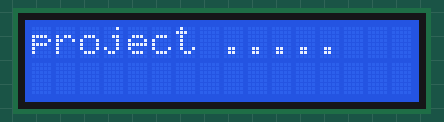
This program was run on a simulated ATmega328P, built with avr-gcc and emulated at 8 MHz (the files do not name the chip). On the bench: 16×2 character LCD. Wiring (inferred from the names in the program): character LCD (HD44780): RS PD2; E PD3; data PD4, PD5, PD6, PD7.

Above: at 0.1 s.
At 1.1 s:
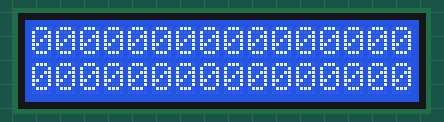

The program:

main.c
```c
/**
	@author Thomas Grunenberg
	@version 0.1
	@file main.c
	@brief Software for Lev. Magnet
*/

/**
	@brief The CPU speed in Hz
*/
#define F_CPU 8000000UL


/******************************************************************************/
/* INCLUDED FILES                                                             */
/******************************************************************************/
#include <avr/io.h>
#include <avr/interrupt.h>
#include <util/delay.h>
#include "lcd.h"
#include "uart.h"

uint8_t a;
char str[16];


int main(void){

	uart_init();
	lcd_init();

	lcd_string("project .....");
	lcd_setcursor(0, 2);
	_delay_ms(1000);
	lcd_clear();

	for(;;){

		a = uart_receive();
		lcd_string(str);

		sprintf(str, "%i", a);


		//lcd_setcursor(0, 2);
		//uart_send('a');

	}


	return 0;
}
/******************************************************************************/
```

uart.c
```c
/**
	@author Thomas Grunenberg
	@version 0.1
	@file uart.c
	@brief Simple Uart communication
*/
//#define F_CPU 16000000UL
#define F_CPU 8000000UL

#define BAUD 38400UL


/******************************************************************************/
/* INCLUDED FILES                                                             */
/******************************************************************************/
#include <avr/io.h>
#include <avr/interrupt.h>
#include "uart.h"
/******************************************************************************/

// Calculate value
#define UBRR_VAL ((F_CPU+BAUD*8)/(BAUD*16)-1) // round
#define BAUD_REAL (F_CPU/(16*(UBRR_VAL+1))) // real baudrate
#define BAUD_ERROR ((BAUD_REAL*1000)/BAUD) // 1000 is no aberration
#if ((BAUD_ERROR<990) || (BAUD_ERROR>1010))
	#error The aberration is to big.
#endif

/******************************************************************************/
/* Global Memory                                                              */
/******************************************************************************/

volatile uint8_t buffer;


/******************************************************************************/
/* FUNCTIONS                                                                  */
/******************************************************************************/

/**
	@brief Init the PORTx and DDRx register for the I/O setup
*/
void uart_init(void){

	DDRD &= ~(1 << DDD0);		// PD0 as Input
	PORTD &= ~( 1 << PD0);		// NO Pullup for PD0
	DDRD |= (1 << DDD1);		// PD1 as Output
	PORTD &= ~( 1 << PD1);

	// Clear buffer
	buffer = 0;

	// Set speed
	UBRR0H = UBRR_VAL >> 8;
	UBRR0L = UBRR_VAL & 0xFF;

	UCSR0B |= (1<<TXEN0) | (1<<RXEN0) |(1 << RXCIE0);  // enable UART, TX,RX and INT
	UCSR0C = (1 << UCSZ01)|(1 << UCSZ00); // Asynchron 8N1


}
/******************************************************************************/

void uart_send(uint8_t out){

	// Wait for free output buffer
	while (!(UCSR0A & (1<<UDRE0)))
			;

	// Send value
    UDR0 = out;
}
/******************************************************************************/

uint8_t uart_receive(void){
	uint8_t sreg = SREG;
	uint8_t out;
	cli();

	out = buffer;

	SREG = sreg;

	return out;
}
/******************************************************************************/


ISR(USART_RX_vect){
	buffer = UDR0;
}
/******************************************************************************/
```

uart.h
```c
/**
	@author Thomas Grunenberg
	@version 0.1
	@file uart.h
	@brief Simple Uart communication
*/

#ifndef UART_H
#define UART_H


void uart_init(void);

void uart_send(uint8_t out);
uint8_t uart_receive(void);


#endif
```

lcd.c
```c
// control a HD44780 compatible LCD in 4-Bit-Interfacemode


#include <avr/io.h>
#include "lcd.h"
#include <util/delay.h>

////////////////////////////////////////////////////////////////////////////////
// Generate a Enable-Puls
static void lcd_enable( void )
{
    LCD_PORT |= (1<<LCD_EN);     // Enable auf 1 setzen
    _delay_us( LCD_ENABLE_US );  // kurze Pause
    LCD_PORT &= ~(1<<LCD_EN);    // Enable auf 0 setzen
}

////////////////////////////////////////////////////////////////////////////////
// Send 4-bit output operation to LCD
static void lcd_out( uint8_t data )
{
    data &= 0xF0;                       // mask highnibble

    LCD_PORT &= ~(0xF0>>(4-LCD_DB));    // delete mask
    LCD_PORT |= (data>>(4-LCD_DB));     // set Bits
    lcd_enable();
}

////////////////////////////////////////////////////////////////////////////////
// Initialialise
void lcd_init( void )
{
    // switch used Pins to output mode
    uint8_t pins = (0x0F << LCD_DB) |           // 4 Datalines
                   (1<<LCD_RS) |                // R/S Line
                   (1<<LCD_EN);                 // Enable line
    LCD_DDR |= pins;

    // all outputs to zero
    LCD_PORT &= ~pins;

    // wait for the LCD to be ready
    _delay_ms( LCD_BOOTUP_MS );

    // send Soft-Reset
    lcd_out( LCD_SOFT_RESET );
    _delay_ms( LCD_SOFT_RESET_MS1 );

    lcd_enable();
    _delay_ms( LCD_SOFT_RESET_MS2 );

    lcd_enable();
    _delay_ms( LCD_SOFT_RESET_MS3 );

    // activate 4-bit Mode
    lcd_out( LCD_SET_FUNCTION |
             LCD_FUNCTION_4BIT );
    _delay_ms( LCD_SET_4BITMODE_MS );

    // 4-bit Mode / 2 lines / 5x7
    lcd_command( LCD_SET_FUNCTION |
                 LCD_FUNCTION_4BIT |
                 LCD_FUNCTION_2LINE |
                 LCD_FUNCTION_5X7 );

    // Display on / Cursor off / Blink off
    lcd_command( LCD_SET_DISPLAY |
                 LCD_DISPLAY_ON |
                 LCD_CURSOR_OFF |
                 LCD_BLINKING_OFF);

    // Cursor inkrement / no Scrolling
    lcd_command( LCD_SET_ENTRY |
                 LCD_ENTRY_INCREASE |
                 LCD_ENTRY_NOSHIFT );

    lcd_clear();
}

////////////////////////////////////////////////////////////////////////////////
// Send Databyte to LCD
void lcd_data( uint8_t data )
{
    LCD_PORT |= (1<<LCD_RS);    // set RS to 1

    lcd_out( data );            // first the higher..,
    lcd_out( data<<4 );         // then the lower nibble

    _delay_us( LCD_WRITEDATA_US );
}

////////////////////////////////////////////////////////////////////////////////
// Send a comand to the LCD
void lcd_command( uint8_t data )
{
    LCD_PORT &= ~(1<<LCD_RS);    // set RS to 0 s

    lcd_out( data );             // first the higher...,
    lcd_out( data<<4 );           // then the lower nibble

    _delay_us( LCD_COMMAND_US );
}

////////////////////////////////////////////////////////////////////////////////
// Send clear command
void lcd_clear( void )
{
    lcd_command( LCD_CLEAR_DISPLAY );
    _delay_ms( LCD_CLEAR_DISPLAY_MS );
}

////////////////////////////////////////////////////////////////////////////////
// Send: Cursor Home
void lcd_home( void )
{
    lcd_command( LCD_CURSOR_HOME );
    _delay_ms( LCD_CURSOR_HOME_MS );
}

////////////////////////////////////////////////////////////////////////////////
// Set cursor to X, Y

void lcd_setcursor( uint8_t x, uint8_t y )
{
    uint8_t data;

    switch (y)
    {
        case 1:    // 1. Row
            data = LCD_SET_DDADR + LCD_DDADR_LINE1 + x;
            break;

        case 2:    // 2. Row
            data = LCD_SET_DDADR + LCD_DDADR_LINE2 + x;
            break;

        case 3:    // 3. Row
            data = LCD_SET_DDADR + LCD_DDADR_LINE3 + x;
            break;

        case 4:    // 4. Row
            data = LCD_SET_DDADR + LCD_DDADR_LINE4 + x;
            break;

        default:
            return;
    }

    lcd_command( data );
}

////////////////////////////////////////////////////////////////////////////////
// send a String to the LCD

void lcd_string( const char *data )
{
    while( *data != '\0' )
        lcd_data( *data++ );
}

////////////////////////////////////////////////////////////////////////////////
// Send a Char to the LCD

void lcd_generatechar( uint8_t code, const uint8_t *data )
{
	uint8_t i=0;
    // set Startposition
    lcd_command( LCD_SET_CGADR | (code<<3) );

    // send bit pattern
    for ( i=0; i<8; i++ )
    {
        lcd_data( data[i] );
    }
}
```

lcd.h
```c
// Control of a HD44780 LCD in 4-Bit-Interfacemode


#ifndef LCD_ROUTINES_H
#define LCD_ROUTINES_H

////////////////////////////////////////////////////////////////////////////////
// Define the MCUs frequency here

#ifndef F_CPU
#define F_CPU 8000000UL
#endif

////////////////////////////////////////////////////////////////////////////////
// Pinout of the LCD

//  LCD DB4-DB7 <-->  PORTD Bit PD0-PD3
#define LCD_PORT      PORTD
#define LCD_DDR       DDRD
#define LCD_DB        PD4

//  LCD RS      <-->  PORTD Bit PD4     (RS: 1=Data, 0=Command)
#define LCD_RS        PD2

//  LCD EN      <-->  PORTD Bit PD5     (EN: 1-Impuls for Data)
#define LCD_EN        PD3

////////////////////////////////////////////////////////////////////////////////
// LCD Timings (MS=Milliseconds, US=Microseconds)

#define LCD_BOOTUP_MS           15
#define LCD_ENABLE_US           20
#define LCD_WRITEDATA_US        46
#define LCD_COMMAND_US          42

#define LCD_SOFT_RESET_MS1      5
#define LCD_SOFT_RESET_MS2      1
#define LCD_SOFT_RESET_MS3      1
#define LCD_SET_4BITMODE_MS     5

#define LCD_CLEAR_DISPLAY_MS    2
#define LCD_CURSOR_HOME_MS      2

////////////////////////////////////////////////////////////////////////////////
// Row definitions

#define LCD_DDADR_LINE1         0x00
#define LCD_DDADR_LINE2         0x40
#define LCD_DDADR_LINE3         0x10
#define LCD_DDADR_LINE4         0x50

////////////////////////////////////////////////////////////////////////////////
// Initialise:
void lcd_init( void );

////////////////////////////////////////////////////////////////////////////////
// LCD clear
void lcd_clear( void );

////////////////////////////////////////////////////////////////////////////////
// Cursor in the first row, first column
void lcd_home( void );

////////////////////////////////////////////////////////////////////////////////
// Cursor to a desired position
void lcd_setcursor( uint8_t spalte, uint8_t zeile );

////////////////////////////////////////////////////////////////////////////////
// Output a single char
void lcd_data( uint8_t data );

////////////////////////////////////////////////////////////////////////////////
// Output a string
void lcd_string( const char *data );

////////////////////////////////////////////////////////////////////////////////
// Define customised characters
void lcd_generatechar( uint8_t code, const uint8_t *data );

////////////////////////////////////////////////////////////////////////////////
// Output a command to the LCD
void lcd_command( uint8_t data );


////////////////////////////////////////////////////////////////////////////////
// LCD Commands

// Clear Display -------------- 0b00000001
#define LCD_CLEAR_DISPLAY       0x01

// Cursor Home ---------------- 0b0000001x
#define LCD_CURSOR_HOME         0x02

// Set Entry Mode ------------- 0b000001xx
#define LCD_SET_ENTRY           0x04

#define LCD_ENTRY_DECREASE      0x00
#define LCD_ENTRY_INCREASE      0x02
#define LCD_ENTRY_NOSHIFT       0x00
#define LCD_ENTRY_SHIFT         0x01

// Set Display ---------------- 0b00001xxx
#define LCD_SET_DISPLAY         0x08

#define LCD_DISPLAY_OFF         0x00
#define LCD_DISPLAY_ON          0x04
#define LCD_CURSOR_OFF          0x00
#define LCD_CURSOR_ON           0x02
#define LCD_BLINKING_OFF        0x00
#define LCD_BLINKING_ON         0x01

// Set Shift ------------------ 0b0001xxxx
#define LCD_SET_SHIFT           0x10

#define LCD_CURSOR_MOVE         0x00
#define LCD_DISPLAY_SHIFT       0x08
#define LCD_SHIFT_LEFT          0x00
#define LCD_SHIFT_RIGHT         0x04

// Set Function --------------- 0b001xxxxx
#define LCD_SET_FUNCTION        0x20

#define LCD_FUNCTION_4BIT       0x00
#define LCD_FUNCTION_8BIT       0x10
#define LCD_FUNCTION_1LINE      0x00
#define LCD_FUNCTION_2LINE      0x08
#define LCD_FUNCTION_5X7        0x00
#define LCD_FUNCTION_5X10       0x04

#define LCD_SOFT_RESET          0x30

// Set CG RAM Address --------- 0b01xxxxxx  (Character Generator RAM)
#define LCD_SET_CGADR           0x40

#define LCD_GC_CHAR0            0
#define LCD_GC_CHAR1            1
#define LCD_GC_CHAR2            2
#define LCD_GC_CHAR3            3
#define LCD_GC_CHAR4            4
#define LCD_GC_CHAR5            5
#define LCD_GC_CHAR6            6
#define LCD_GC_CHAR7            7

// Set DD RAM Address --------- 0b1xxxxxxx  (Display Data RAM)
#define LCD_SET_DDADR           0x80

#endif
```

Measured:
- what the display in image 0 shows lasts 1.0 s, from 0.0 s to 1.0 s
